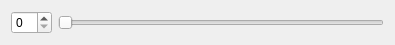
<?xml version="1.0" encoding="UTF-8"?>
<ui version="4.0">
 <class>smallWidget</class>
 <widget class="QWidget" name="smallWidget">
  <property name="geometry">
   <rect>
    <x>0</x>
    <y>0</y>
    <width>395</width>
    <height>41</height>
   </rect>
  </property>
  <property name="windowTitle">
   <string>Form</string>
  </property>
  <layout class="QHBoxLayout" name="horizontalLayout">
   <item>
    <widget class="QSpinBox" name="spinBox"/>
   </item>
   <item>
    <widget class="QSlider" name="horizontalSlider">
     <property name="orientation">
      <enum>Qt::Horizontal</enum>
     </property>
    </widget>
   </item>
  </layout>
 </widget>
 <resources/>
 <connections/>
</ui>
